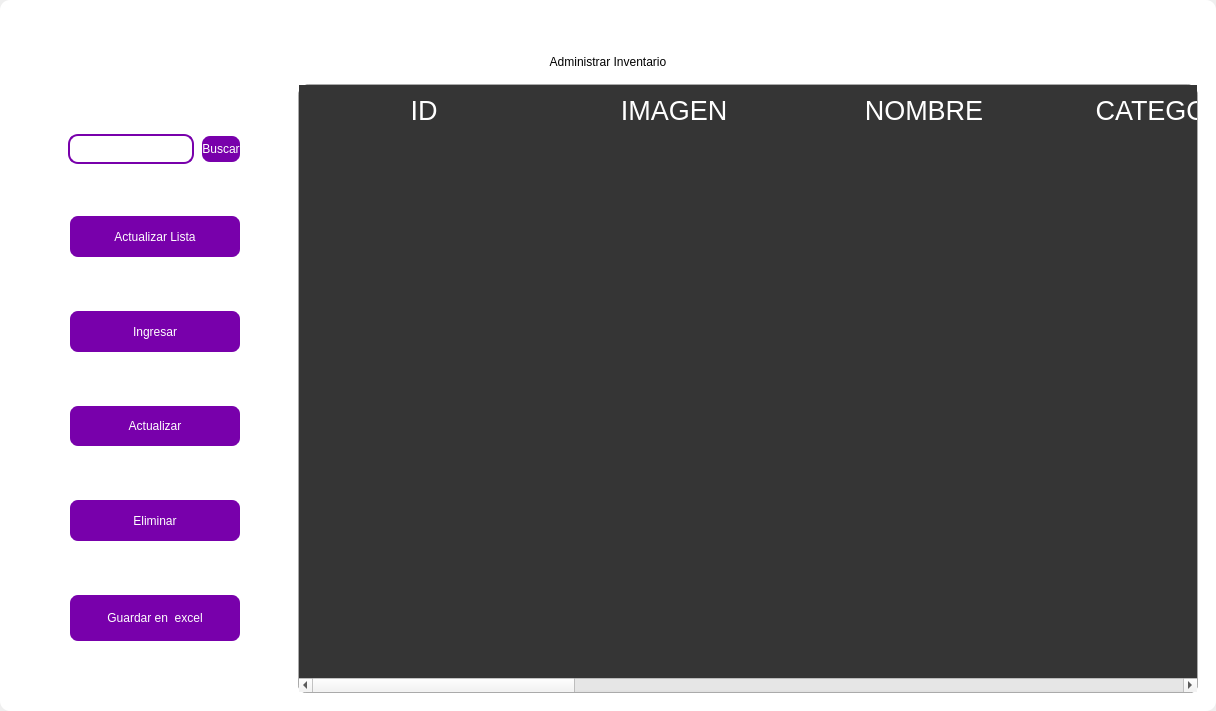
<?xml version="1.0" encoding="UTF-8"?>
<ui version="4.0">
 <class>MainWindow</class>
 <widget class="QMainWindow" name="MainWindow">
  <property name="geometry">
   <rect>
    <x>0</x>
    <y>0</y>
    <width>1216</width>
    <height>711</height>
   </rect>
  </property>
  <property name="windowTitle">
   <string>MainWindow</string>
  </property>
  <property name="styleSheet">
   <string notr="true"/>
  </property>
  <widget class="QWidget" name="centralwidget">
   <property name="styleSheet">
    <string notr="true"/>
   </property>
   <layout class="QVBoxLayout" name="verticalLayout">
    <property name="spacing">
     <number>0</number>
    </property>
    <property name="leftMargin">
     <number>0</number>
    </property>
    <property name="topMargin">
     <number>0</number>
    </property>
    <property name="rightMargin">
     <number>0</number>
    </property>
    <property name="bottomMargin">
     <number>0</number>
    </property>
    <item>
     <widget class="QFrame" name="frame">
      <property name="enabled">
       <bool>true</bool>
      </property>
      <property name="styleSheet">
       <string notr="true">
QFrame {
border-radius:10px;
background-color: rgb(255, 255, 255);
 }
</string>
      </property>
      <property name="frameShape">
       <enum>QFrame::StyledPanel</enum>
      </property>
      <property name="frameShadow">
       <enum>QFrame::Raised</enum>
      </property>
      <layout class="QVBoxLayout" name="verticalLayout_2">
       <item>
        <widget class="QFrame" name="frame_superior">
         <property name="minimumSize">
          <size>
           <width>0</width>
           <height>40</height>
          </size>
         </property>
         <property name="maximumSize">
          <size>
           <width>16777215</width>
           <height>40</height>
          </size>
         </property>
         <property name="styleSheet">
          <string notr="true">QPushButton{
border-radius:18px;
}

QPushButton:hover{
	background-color: rgb(0, 0, 0);
}
</string>
         </property>
         <property name="frameShape">
          <enum>QFrame::StyledPanel</enum>
         </property>
         <property name="frameShadow">
          <enum>QFrame::Raised</enum>
         </property>
         <layout class="QHBoxLayout" name="horizontalLayout_3">
          <property name="spacing">
           <number>4</number>
          </property>
          <property name="leftMargin">
           <number>0</number>
          </property>
          <property name="topMargin">
           <number>0</number>
          </property>
          <property name="rightMargin">
           <number>0</number>
          </property>
          <property name="bottomMargin">
           <number>0</number>
          </property>
          <item>
           <widget class="QPushButton" name="btn_icon">
            <property name="text">
             <string/>
            </property>
            <property name="iconSize">
             <size>
              <width>40</width>
              <height>40</height>
             </size>
            </property>
           </widget>
          </item>
          <item>
           <spacer name="horizontalSpacer_2">
            <property name="orientation">
             <enum>Qt::Horizontal</enum>
            </property>
            <property name="sizeHint" stdset="0">
             <size>
              <width>443</width>
              <height>20</height>
             </size>
            </property>
           </spacer>
          </item>
          <item>
           <widget class="QPushButton" name="btn_exit">
            <property name="minimumSize">
             <size>
              <width>38</width>
              <height>38</height>
             </size>
            </property>
            <property name="maximumSize">
             <size>
              <width>38</width>
              <height>38</height>
             </size>
            </property>
            <property name="cursor">
             <cursorShape>PointingHandCursor</cursorShape>
            </property>
            <property name="text">
             <string/>
            </property>
            <property name="iconSize">
             <size>
              <width>35</width>
              <height>35</height>
             </size>
            </property>
           </widget>
          </item>
          <item>
           <widget class="QPushButton" name="bt_minimizar">
            <property name="minimumSize">
             <size>
              <width>38</width>
              <height>38</height>
             </size>
            </property>
            <property name="maximumSize">
             <size>
              <width>38</width>
              <height>38</height>
             </size>
            </property>
            <property name="cursor">
             <cursorShape>PointingHandCursor</cursorShape>
            </property>
            <property name="text">
             <string/>
            </property>
            <property name="icon">
             <iconset>
              <normaloff>../../../../../../../.designer/backup/image/minus.svg</normaloff>../../../../../../../.designer/backup/image/minus.svg</iconset>
            </property>
            <property name="iconSize">
             <size>
              <width>38</width>
              <height>38</height>
             </size>
            </property>
           </widget>
          </item>
          <item>
           <widget class="QPushButton" name="bt_maximizar">
            <property name="minimumSize">
             <size>
              <width>38</width>
              <height>38</height>
             </size>
            </property>
            <property name="maximumSize">
             <size>
              <width>38</width>
              <height>38</height>
             </size>
            </property>
            <property name="cursor">
             <cursorShape>PointingHandCursor</cursorShape>
            </property>
            <property name="text">
             <string/>
            </property>
            <property name="icon">
             <iconset>
              <normaloff>../../../../../../../.designer/backup/image/chevron-up.svg</normaloff>../../../../../../../.designer/backup/image/chevron-up.svg</iconset>
            </property>
            <property name="iconSize">
             <size>
              <width>38</width>
              <height>38</height>
             </size>
            </property>
           </widget>
          </item>
          <item>
           <widget class="QPushButton" name="bt_restaurar">
            <property name="minimumSize">
             <size>
              <width>38</width>
              <height>38</height>
             </size>
            </property>
            <property name="maximumSize">
             <size>
              <width>38</width>
              <height>38</height>
             </size>
            </property>
            <property name="cursor">
             <cursorShape>PointingHandCursor</cursorShape>
            </property>
            <property name="text">
             <string/>
            </property>
            <property name="icon">
             <iconset>
              <normaloff>../../../../../../../.designer/backup/image/chevron-down.svg</normaloff>../../../../../../../.designer/backup/image/chevron-down.svg</iconset>
            </property>
            <property name="iconSize">
             <size>
              <width>38</width>
              <height>38</height>
             </size>
            </property>
           </widget>
          </item>
          <item>
           <widget class="QPushButton" name="bt_cerrar">
            <property name="minimumSize">
             <size>
              <width>38</width>
              <height>38</height>
             </size>
            </property>
            <property name="maximumSize">
             <size>
              <width>38</width>
              <height>38</height>
             </size>
            </property>
            <property name="cursor">
             <cursorShape>PointingHandCursor</cursorShape>
            </property>
            <property name="text">
             <string/>
            </property>
            <property name="icon">
             <iconset>
              <normaloff>../../../../../../../.designer/backup/image/x.svg</normaloff>../../../../../../../.designer/backup/image/x.svg</iconset>
            </property>
            <property name="iconSize">
             <size>
              <width>38</width>
              <height>38</height>
             </size>
            </property>
           </widget>
          </item>
         </layout>
        </widget>
       </item>
       <item>
        <widget class="QLabel" name="label">
         <property name="styleSheet">
          <string notr="true">font: 30pt &quot;MS Shell Dlg 2&quot;;
color: rgb(0, 0, 0);</string>
         </property>
         <property name="text">
          <string>Administrar Inventario</string>
         </property>
         <property name="alignment">
          <set>Qt::AlignCenter</set>
         </property>
        </widget>
       </item>
       <item>
        <widget class="QFrame" name="frame_3">
         <property name="frameShape">
          <enum>QFrame::StyledPanel</enum>
         </property>
         <property name="frameShadow">
          <enum>QFrame::Raised</enum>
         </property>
         <layout class="QHBoxLayout" name="horizontalLayout_4">
          <property name="spacing">
           <number>6</number>
          </property>
          <item>
           <layout class="QVBoxLayout" name="verticalLayout_4">
            <property name="spacing">
             <number>50</number>
            </property>
            <property name="leftMargin">
             <number>50</number>
            </property>
            <property name="topMargin">
             <number>50</number>
            </property>
            <property name="rightMargin">
             <number>50</number>
            </property>
            <property name="bottomMargin">
             <number>50</number>
            </property>
            <item>
             <layout class="QHBoxLayout" name="horizontalLayout">
              <property name="spacing">
               <number>6</number>
              </property>
              <property name="rightMargin">
               <number>0</number>
              </property>
              <property name="bottomMargin">
               <number>0</number>
              </property>
              <item>
               <widget class="QLineEdit" name="searchtxt">
                <property name="minimumSize">
                 <size>
                  <width>100</width>
                  <height>30</height>
                 </size>
                </property>
                <property name="maximumSize">
                 <size>
                  <width>200</width>
                  <height>30</height>
                 </size>
                </property>
                <property name="styleSheet">
                 <string notr="true">QLabel {
	color: rgb(255, 255, 254);
	font: 12pt &quot;Arial&quot;;
	background-color: rgba(0, 0, 0,0);
}

QTextEdit{
background-color: rgba(0, 0, 0,0);
border-radius:10px; 
font: 12pt &quot;Arial&quot;;
color: rgb(255, 255, 254);
border: 2px solid  rgb(255, 255, 255);

}

QTextEdit:hover{
background-color: rgba(0, 0, 0,0);
border-radius:10px; 
font: 12pt &quot;Arial&quot;;
border: 2px solid  rgb(120, 0, 171);
}

QTextEdit:focus{
background-color: rgb(0, 0, 0);
border-radius:10px; 
font: 12pt &quot;Arial&quot;;
border: 2px solid rgb(120, 0, 171);
}

QLineEdit{
background-color: rgba(0, 0, 0,0);
border-radius:10px; 
font: 12pt &quot;Arial&quot;;
color: rgb(255, 255, 254);
border: 2px solid  rgb(120, 0, 171);
}

QLineEdit:hover{
background-color: rgba(0, 0, 0,0);
border-radius:10px; 
font: 12pt &quot;Arial&quot;;
border: 2px solid  rgb(120, 0, 171);
}

QLineEdit:focus{
background-color: rgb(0, 0, 0);
border-radius:10px; 
font: 12pt &quot;Arial&quot;;
border: 2px solid rgb(120, 0, 171);
}

QCheckBox{
	font: 12pt &quot;Arial&quot;;
	color: rgb(255, 255, 255);
}

QCheckBox::indicator {
    width: 18px;
    height:18px;
}

QCheckBox::indicator:unchecked {
   background-image: url(image/square.svg);
}

QCheckBox::indicator:checked {
   background-image: url(image/check-square.svg);
}

QPushButton{
border-radius:10px; 
font: 12pt &quot;Arial&quot;;
color: rgb(255, 255, 254);
border: 2px solid #ffffff;
}

QPushButton:hover{
border-radius:10px; 
font: 12pt &quot;Arial&quot;;
color: rgb(255, 255, 255);
border: 2px solid rgb(120, 0, 171);
	background-color: rgb(120, 0, 171);
}
</string>
                </property>
               </widget>
              </item>
              <item>
               <widget class="QPushButton" name="btn_search">
                <property name="minimumSize">
                 <size>
                  <width>30</width>
                  <height>30</height>
                 </size>
                </property>
                <property name="maximumSize">
                 <size>
                  <width>100</width>
                  <height>30</height>
                 </size>
                </property>
                <property name="cursor">
                 <cursorShape>PointingHandCursor</cursorShape>
                </property>
                <property name="styleSheet">
                 <string notr="true">QPushButton{
border-radius:10px; 
font: 12pt &quot;Arial&quot;;
color: rgb(255, 255, 254);
border: 2px solid #ffffff;
	background-color: rgb(120, 0, 171);
}

QPushButton:hover{
border-radius:10px; 
font: 12pt &quot;Arial&quot;;
color: rgb(255, 255, 255);
border: 2px solid rgb(120, 0, 171);
	background-color: rgb(120, 0, 171);
}</string>
                </property>
                <property name="text">
                 <string>Buscar</string>
                </property>
               </widget>
              </item>
             </layout>
            </item>
            <item>
             <widget class="QPushButton" name="btn_get">
              <property name="minimumSize">
               <size>
                <width>50</width>
                <height>0</height>
               </size>
              </property>
              <property name="maximumSize">
               <size>
                <width>300</width>
                <height>50</height>
               </size>
              </property>
              <property name="cursor">
               <cursorShape>PointingHandCursor</cursorShape>
              </property>
              <property name="styleSheet">
               <string notr="true">QPushButton{
border-radius:10px; 
font: 12pt &quot;Arial&quot;;
color: rgb(255, 255, 254);
border: 2px solid #ffffff;
	background-color: rgb(120, 0, 171);
}

QPushButton:hover{
border-radius:10px; 
font: 12pt &quot;Arial&quot;;
color: rgb(255, 255, 255);
border: 2px solid rgb(120, 0, 171);
	background-color: rgb(120, 0, 171);
}</string>
              </property>
              <property name="text">
               <string>Actualizar Lista</string>
              </property>
              <property name="iconSize">
               <size>
                <width>30</width>
                <height>30</height>
               </size>
              </property>
             </widget>
            </item>
            <item>
             <widget class="QPushButton" name="btn_add">
              <property name="maximumSize">
               <size>
                <width>300</width>
                <height>50</height>
               </size>
              </property>
              <property name="cursor">
               <cursorShape>PointingHandCursor</cursorShape>
              </property>
              <property name="styleSheet">
               <string notr="true">QPushButton{
border-radius:10px; 
font: 12pt &quot;Arial&quot;;
color: rgb(255, 255, 254);
border: 2px solid #ffffff;
	background-color: rgb(120, 0, 171);
}

QPushButton:hover{
border-radius:10px; 
font: 12pt &quot;Arial&quot;;
color: rgb(255, 255, 255);
border: 2px solid rgb(120, 0, 171);
	background-color: rgb(120, 0, 171);
}</string>
              </property>
              <property name="text">
               <string>Ingresar</string>
              </property>
              <property name="iconSize">
               <size>
                <width>30</width>
                <height>30</height>
               </size>
              </property>
             </widget>
            </item>
            <item>
             <widget class="QPushButton" name="btn_update">
              <property name="maximumSize">
               <size>
                <width>300</width>
                <height>50</height>
               </size>
              </property>
              <property name="cursor">
               <cursorShape>PointingHandCursor</cursorShape>
              </property>
              <property name="styleSheet">
               <string notr="true">QPushButton{
border-radius:10px; 
font: 12pt &quot;Arial&quot;;
color: rgb(255, 255, 254);
border: 2px solid #ffffff;
	background-color: rgb(120, 0, 171);
}

QPushButton:hover{
border-radius:10px; 
font: 12pt &quot;Arial&quot;;
color: rgb(255, 255, 255);
border: 2px solid rgb(120, 0, 171);
	background-color: rgb(120, 0, 171);
}</string>
              </property>
              <property name="text">
               <string>Actualizar</string>
              </property>
              <property name="iconSize">
               <size>
                <width>30</width>
                <height>30</height>
               </size>
              </property>
             </widget>
            </item>
            <item>
             <widget class="QPushButton" name="btn_delete">
              <property name="maximumSize">
               <size>
                <width>300</width>
                <height>50</height>
               </size>
              </property>
              <property name="cursor">
               <cursorShape>PointingHandCursor</cursorShape>
              </property>
              <property name="styleSheet">
               <string notr="true">QPushButton{
border-radius:10px; 
font: 12pt &quot;Arial&quot;;
color: rgb(255, 255, 254);
border: 2px solid #ffffff;
	background-color: rgb(120, 0, 171);
}

QPushButton:hover{
border-radius:10px; 
font: 12pt &quot;Arial&quot;;
color: rgb(255, 255, 255);
border: 2px solid rgb(120, 0, 171);
	background-color: rgb(120, 0, 171);
}</string>
              </property>
              <property name="text">
               <string>Eliminar</string>
              </property>
              <property name="iconSize">
               <size>
                <width>30</width>
                <height>30</height>
               </size>
              </property>
             </widget>
            </item>
            <item>
             <widget class="QPushButton" name="btn_excel">
              <property name="minimumSize">
               <size>
                <width>11</width>
                <height>50</height>
               </size>
              </property>
              <property name="cursor">
               <cursorShape>PointingHandCursor</cursorShape>
              </property>
              <property name="styleSheet">
               <string notr="true">QPushButton{
border-radius:10px; 
font: 12pt &quot;Arial&quot;;
color: rgb(255, 255, 254);
border: 2px solid #ffffff;
	background-color: rgb(120, 0, 171);
}

QPushButton:hover{
border-radius:10px; 
font: 12pt &quot;Arial&quot;;
color: rgb(255, 255, 255);
border: 2px solid rgb(120, 0, 171);
	background-color: rgb(120, 0, 171);
}</string>
              </property>
              <property name="text">
               <string>Guardar en  excel</string>
              </property>
              <property name="iconSize">
               <size>
                <width>35</width>
                <height>35</height>
               </size>
              </property>
             </widget>
            </item>
           </layout>
          </item>
          <item>
           <widget class="QTableWidget" name="table_inventory">
            <property name="minimumSize">
             <size>
              <width>900</width>
              <height>0</height>
             </size>
            </property>
            <property name="maximumSize">
             <size>
              <width>700</width>
              <height>16777215</height>
             </size>
            </property>
            <property name="styleSheet">
             <string notr="true">QTableView {

	border: 1px solid rgba(255,255,255,40);
	border-bottom-right-radius: 7px; 
	border-bottom-left-radius: 7px; 
	color: white;
	font: 15pt &quot;MS Shell Dlg 2&quot;;
	background-color: rgb(53, 53, 53);
}

QHeaderView::section {
background-color: rgb(53, 53, 53);
color: white;
border: none;
height: 50px;
font-size: 20pt;
}

QTableView::item {
    border-style: none;
    border-bottom: 1px solid rgba(255,255,255,50);
    padding-left: auto;
    padding-right: auto;
}

QTableView::item:selected{
	border: none;
	color: rgb(255, 255, 255);
    background-color: rgba(255, 255, 255, 50);
}
</string>
            </property>
            <property name="editTriggers">
             <set>QAbstractItemView::NoEditTriggers</set>
            </property>
            <attribute name="horizontalHeaderDefaultSectionSize">
             <number>250</number>
            </attribute>
            <column>
             <property name="text">
              <string>ID</string>
             </property>
            </column>
            <column>
             <property name="text">
              <string>IMAGEN</string>
             </property>
            </column>
            <column>
             <property name="text">
              <string>NOMBRE</string>
             </property>
            </column>
            <column>
             <property name="text">
              <string>CATEGORIA</string>
             </property>
            </column>
            <column>
             <property name="text">
              <string>CANTIDAD DISPONIBLE</string>
             </property>
            </column>
            <column>
             <property name="text">
              <string>PRECIO COMPRA</string>
             </property>
            </column>
            <column>
             <property name="text">
              <string>PRECIO VENTA</string>
             </property>
            </column>
            <column>
             <property name="text">
              <string>TOTAL COMPRA</string>
             </property>
            </column>
            <column>
             <property name="text">
              <string>DESCRIPCION</string>
             </property>
            </column>
            <column>
             <property name="text">
              <string>TIPO DE PRODUCTO</string>
             </property>
            </column>
           </widget>
          </item>
         </layout>
        </widget>
       </item>
      </layout>
     </widget>
    </item>
   </layout>
  </widget>
 </widget>
 <resources/>
 <connections/>
</ui>
